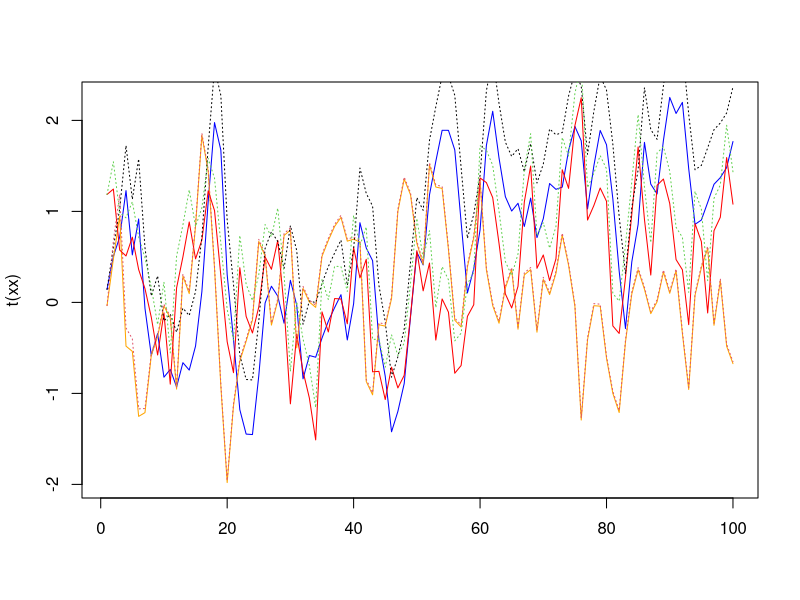

Generate this figure with R: (Note: this script raises an error after producing the figure.)


## one predator, two prey

## interaction matrix: B
Bvals <- c( 0.7,  0.4,  0.2,
           -0.2,  0.6, -0.2,
           -0.2, -0.1,  0.5)
BB <- matrix(Bvals, 3, 3, byrow = TRUE)


## covariate effects

## temp has positive effects on growth
CC <- matrix(c(0.1, 0.2, 0.3), 3, 1)

## identity matrix
II <- diag(3)


tt <- 100

## process errors
QQ <- diag(c(0.1, 0.2, 0.2))
ww <- xx <- t(MASS::mvrnorm(tt, matrix(0,3,1), QQ))

## dummy covariate: discrete sine wave
cc <- matrix(sin(2*pi*seq(tt)/12), 1, tt)
cc[51:100] <- cc[51:100] + 2


## simulate MAR(1) process
for(t in 2:tt) {
  xx[,t] <- BB %*% xx[,t-1] + CC %*% cc[t] + ww[,t]
}

matplot(t(xx), type = "l", lty = "solid", col = c("blue", "orange", "red"))

x2 <- ww

## simulate MAR(1) process
for(t in 2:tt) {
  x2[,t] <- BB %*% x2[,t-1] + CC %*% (cc[t] + 1) + ww[,t]
}

matlines(t(x2), type = "l", lty = "dotted")




long_term_change <- function(BB, CC) {
  ltc <- vector("list", 2)
  ltc[[1]] <- solve(II - BB) %*% CC
  BB <- II - BB
  nn <- dim(BB)[1]
  mm <- dim(CC)[2]
  tmp <- matrix(NA, nn, mm)
  for(i in 1:nn) {
    for(j in 1:mm) {
      if(i == 1) {
        num <- cbind(CC[,j], BB[,-i])
      } else {
        if(i == nn) {
          num <- cbind(BB[,-i], CC[,j])
        } else {
          num <- cbind(BB[,1:(i-1)], CC[,j], BB[,(i+1):nn]) 
        }
      }
      tmp[i,j] <- det(num) / det(BB)
    }
  }
  ltc[[2]] <- tmp
  return(ltc)
}
  

## long-term change in X via Ives et al. 1999
long_term_change(BB, CC)

m1 <- apply(xx[,1:50], 1, mean)
m2 <- apply(xx[,51:100], 1, mean)


## change in X per unit change in covariate via Cottingham & Klug (2001)
solve(II - BB) %*% CC

- solve(BB) %*% CC


BB[,1]
BB[,2]
BB[,3]

BB[,1] %*% BB[,2]






x <- c(1,0,0)
y <- c(sqrt(0.5),sqrt(0.5),0)


xprod <- function(x, y) {
  i1 <- c(2,3,1)
  i2 <- c(3,1,2)
  return (x[i1]*y[i2] - x[i2]*y[i1])
}

xprod(x,y)

x %*% y



## compute cross product to get orthogonal vector O
ovec <- xprod(BB[,1], BB[,2])
## normalize to unit vector z
z <- ovec / sqrt(sum(ovec^2))
## get projection of B_i onto z
Bz <- z * as.vector(BB[,3] %*% z)
## get projection of C_j on z
Cz <- CC %*% z


par(mfrow=c(1,2))

clr <- c("red", "orange", "blue")


## PLOT 1: B matrix in 3D
ee <- rep(0,6)
aa <- cbind(diag(c(0.8,0.5,0.5)), BB)
# aa <- cbind(diag(c(1,1,1)), BB)

x <- aa[1,]
y <- aa[2,]
z <- aa[3,]

segments3D(ee, ee, ee, x1 = x, y1 = y, z1 = z,  
         phi = 0, theta = 60, lwd = 2,
         col = c(rep("gray",3), clr), bty = "n")

text3D(1.03*x, 1.03*y, 1.05*z, c("x", "y", "z",
                  expression(B[1]), expression(B[2]), expression(B[3])),
       phi = 0, theta = 45,
       col = NULL, NAcol = "white",  breaks = NULL,
       colkey = NULL, panel.first = NULL, 
       clim = NULL, clab = NULL, 
       bty = "n", add = TRUE, plot = TRUE)



## PLOT 2: orthogonal vector to B1 & B2
ee <- rep(0,3)

x <- BB[1,]
y <- BB[2,]
z <- BB[3,]

segments3D(ee, ee, ee, x1 = x, y1 = y, z1 = z,  
           phi = 0, theta = 60, lwd = 2,
           col = clr, bty = "n")

text3D(1.03*x, 1.03*y, 1.05*z, c(expression(B[1]), expression(B[2]), expression(B[3])),
       add = TRUE, plot = TRUE)


segments3D(x0 = -ovec[1], y0 = -ovec[2], z0 = -1.2*ovec[3],
           x1 = ovec[1], y1 = ovec[2], z1 = 1.2*ovec[3],  
           lwd = 2, add = TRUE,
           col = "black", bty = "n")

text3D(x = 1.2*ovec[1], y = 1.2*ovec[2], z = 1.2*ovec[3], expression(O[3]),
       add = TRUE, plot = TRUE)

